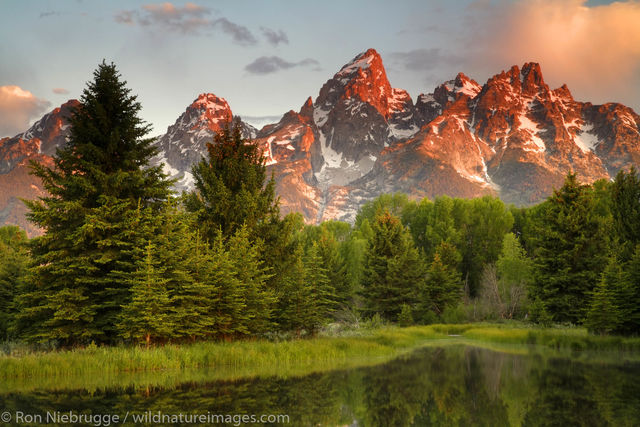
#> input picture Software/sample_assets/image.png, 640 x 427 px, found by its file name
$ python img_to_mem.py
#> lines starting #> are read from the running program, lines starting #| are printed output that depends on the picture
from PIL import Image

# Load image
img = Image.open("image.png")
#> img is the input picture: PIL image 640x427 RGB; mean R, G, B 111, 99.3, 64.7

# Resize to 128x160 resolution for the FPGA
img = img.resize((128, 160))
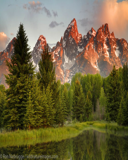
#> img: PIL image 128x160 RGB; mean R, G, B 111, 99.3, 64.7
img = img.convert("RGB")

width, height = img.size
#> width = 128; height = 160

with open("image.mem", "w") as f:
    for y in range(height):
        for x in range(width):
            r, g, b = img.getpixel((x, y))

            # Convert 8-bit → 4-bit
            r4 = r >> 4
            g4 = g >> 4
            b4 = b >> 4

            # 12-bit RGB (RRRRGGGGBBBB)
            pixel = (r4 << 8) | (g4 << 4) | b4

            f.write(f"{pixel:03X}\n")

print("128x160 MEM file generated successfully!")
